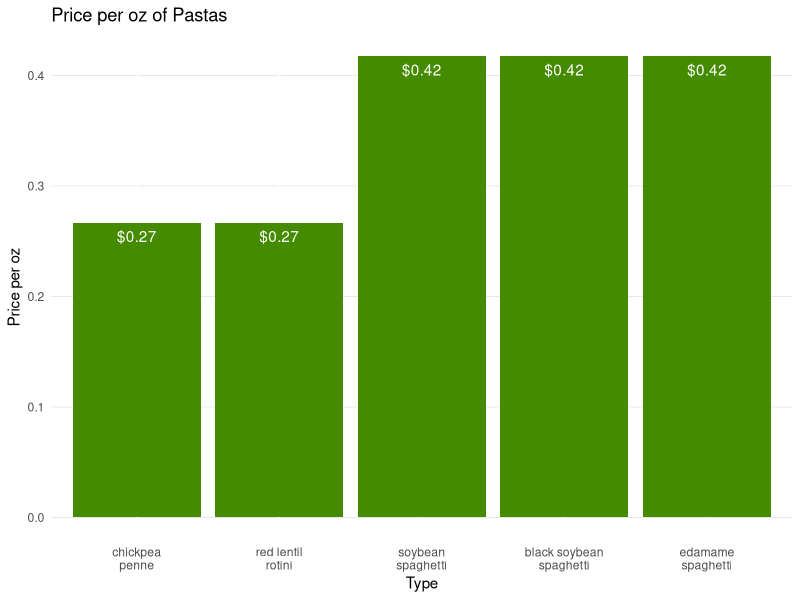
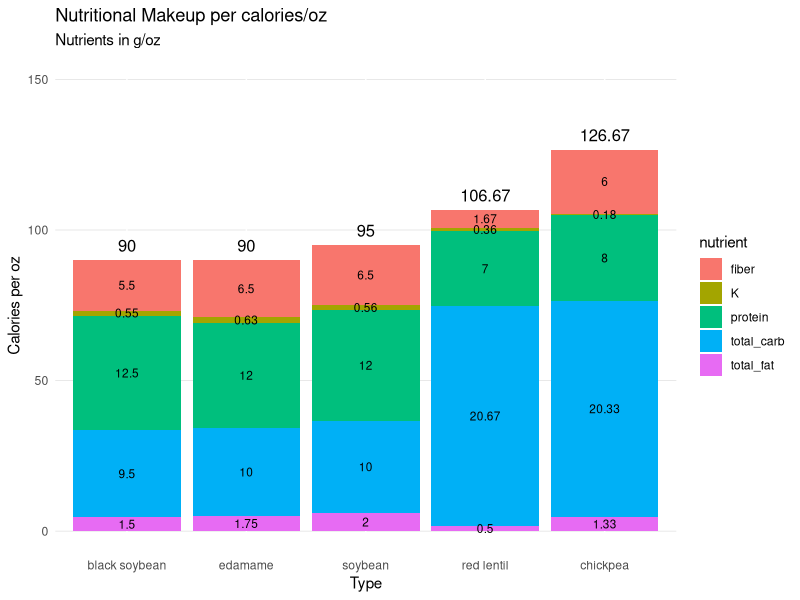

These figures' R source, in order:
## ---- chunk 1
df <- data.frame(
  type = c("chickpea", "red lentil", "soybean", "black soybean", "edamame"),
  pasta = c("penne", "rotini", rep("spaghetti", 3)),
  price = c(2.99, 2.99, 2.75, 2.75, 2.75)*1.07,
  weight_oz = c(12, 12, 7.05, 7.05, 7.05),
  serv_size = c(3, 3, 2, 2, 2),
  cal = c(380, 320, 190, 180, 180),
  total_fat = c(4, 1.5, 4, 3, 3.5),
  K = c(540, 1080, 1120, 1100, 1260)*0.001,
  total_carb = c(61, 62, 20, 19, 20),
  fiber = c(18, 5, 13, 11, 13),
  protein = c(24, 21, 24, 25, 24)
                   )
library(ggplot2)
library(tidyverse)
## ---- chunk 2
df %>% mutate(price_per_oz = price/weight_oz) %>%
  ggplot(aes(x = reorder(type, price_per_oz), y = price_per_oz)) + geom_bar(stat="identity", fill = "chartreuse4") +
  geom_text(aes(label = paste("$", round(price_per_oz, 2), sep="")), vjust=1.6, col = "white") + 
  scale_x_discrete(labels = paste(df$type, df$pasta, sep="\n")) +
  theme(panel.background = element_blank(),
        panel.grid.major.y = element_line(color = "grey90", size = 0.3),
        axis.ticks = element_blank()) +
  labs(x = "Type", y = "Price per oz", title="Price per oz of Pastas")
## ---- chunk 3
df %>% mutate(cal_oz = cal/serv_size,
              total_fat = total_fat/serv_size,
              K = K/serv_size,
              total_carb = total_carb/serv_size,
              fiber = fiber/serv_size,
              protein = protein/serv_size,
              tmpsum = total_fat+K+total_carb+fiber+protein,
              tmp = cal_oz/tmpsum) %>% 
  gather(nutrient, amt, total_fat, K, total_carb, fiber, protein) %>%
  ggplot(aes(x = reorder(type, cal_oz), y = amt*tmp, fill = nutrient)) + 
  geom_bar(stat="identity", position="stack") +
  geom_text(aes(label=round(amt, 2)), position = position_stack(vjust = 0.5), size=3) +
  stat_summary(fun = sum, aes(label = round(..y.., 2), group = type), geom = "text", vjust= -0.7, size=4.2) +
  ylim(0, 150) +
  labs(title = "Nutritional Makeup per calories/oz", y = "Calories per oz", x = "Type", subtitle="Nutrients in g/oz") +
  theme(panel.background = element_blank(),
        panel.grid.major.y = element_line(color = "grey90", size = 0.3),
        axis.ticks = element_blank())
